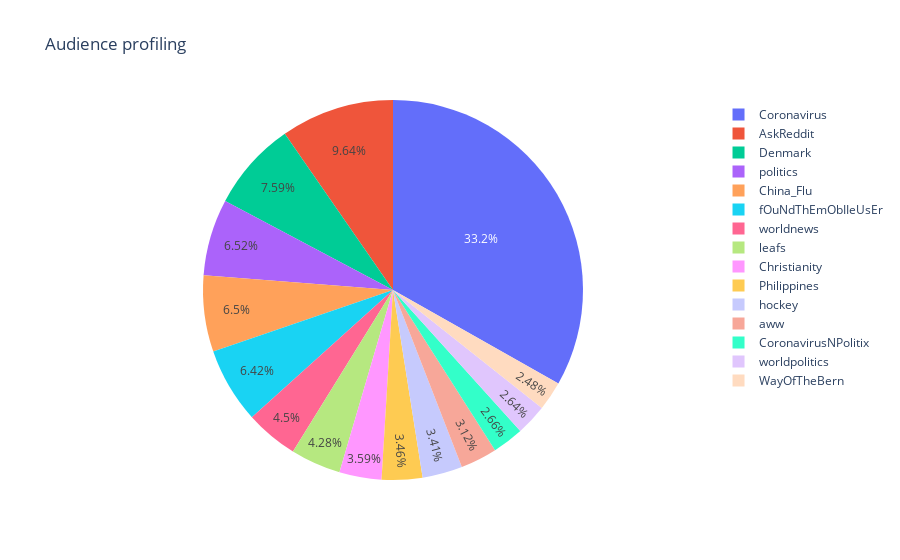

Write notebook code for a chart like this one.
### Code cell
import plotly.express as px

fig = px.pie(sub[:15], values='count', names='subreddits', title='Audience profiling')
fig.show()

### Figure 1 — Plotly figure (JSON) as saved in the notebook; plotly's stock layout.template omitted (floating-point values rounded to 4 significant figures)
{"data": [{"domain": {"x": [0, 1], "y": [0, 1]}, "hovertemplate": "subreddits=%{label}<br>count=%{value}<extra></extra>", "labels": ["Coronavirus", "AskReddit", "Denmark", "politics", "China_Flu", "fOuNdThEmObIIeUsEr", "worldnews", "leafs", "Christianity", "Philippines", "hockey", "aww", "CoronavirusNPolitix", "worldpolitics", "WayOfTheBern"], "legendgroup": "", "name": "", "showlegend": true, "type": "pie", "values": [3284, 954, 751, 645, 643, 635, 445, 423, 355, 342, 337, 309, 263, 261, 245]}], "layout": {"legend": {"tracegroupgap": 0}, "title": {"text": "Audience profiling"}}}
